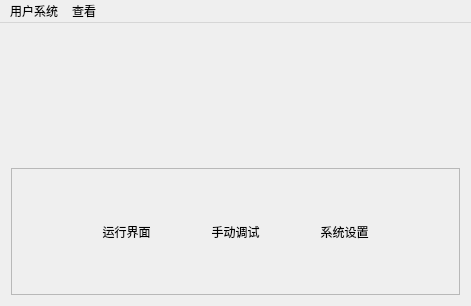
<?xml version="1.0" encoding="UTF-8"?>
<ui version="4.0">
 <class>MainWindow</class>
 <widget class="QMainWindow" name="MainWindow">
  <property name="geometry">
   <rect>
    <x>0</x>
    <y>0</y>
    <width>471</width>
    <height>306</height>
   </rect>
  </property>
  <property name="windowTitle">
   <string>MainWindow</string>
  </property>
  <property name="windowIcon">
   <iconset resource="res.qrc">
    <normaloff>:/image/Chart/logo2.ico</normaloff>:/image/Chart/logo2.ico</iconset>
  </property>
  <property name="styleSheet">
   <string notr="true"/>
  </property>
  <widget class="QWidget" name="centralWidget">
   <layout class="QVBoxLayout" name="verticalLayout_2">
    <item>
     <layout class="QVBoxLayout" name="verticalLayout">
      <item>
       <widget class="QLabel" name="label">
        <property name="styleSheet">
         <string notr="true">image: url(:/image/Chart/gdoulogo.png);</string>
        </property>
        <property name="text">
         <string/>
        </property>
       </widget>
      </item>
      <item>
       <widget class="QFrame" name="frame">
        <property name="frameShape">
         <enum>QFrame::StyledPanel</enum>
        </property>
        <property name="frameShadow">
         <enum>QFrame::Raised</enum>
        </property>
        <property name="lineWidth">
         <number>0</number>
        </property>
        <layout class="QHBoxLayout" name="horizontalLayout_2">
         <property name="spacing">
          <number>10</number>
         </property>
         <item>
          <layout class="QHBoxLayout" name="horizontalLayout" stretch="0,0,0,0,0,0,0">
           <item>
            <spacer name="horizontalSpacer">
             <property name="orientation">
              <enum>Qt::Horizontal</enum>
             </property>
             <property name="sizeHint" stdset="0">
              <size>
               <width>71</width>
               <height>20</height>
              </size>
             </property>
            </spacer>
           </item>
           <item>
            <widget class="QToolButton" name="tb_yunxing">
             <property name="font">
              <font>
               <family>DejaVu Sans Mono</family>
              </font>
             </property>
             <property name="focusPolicy">
              <enum>Qt::NoFocus</enum>
             </property>
             <property name="styleSheet">
              <string notr="true">background-color:rgba(0,0,0,0);border-style:none;</string>
             </property>
             <property name="text">
              <string>运行界面</string>
             </property>
             <property name="icon">
              <iconset resource="res.qrc">
               <normaloff>:/image/Chart/pc.png</normaloff>:/image/Chart/pc.png</iconset>
             </property>
             <property name="iconSize">
              <size>
               <width>64</width>
               <height>64</height>
              </size>
             </property>
             <property name="toolButtonStyle">
              <enum>Qt::ToolButtonTextBesideIcon</enum>
             </property>
            </widget>
           </item>
           <item>
            <spacer name="horizontalSpacer_3">
             <property name="orientation">
              <enum>Qt::Horizontal</enum>
             </property>
             <property name="sizeHint" stdset="0">
              <size>
               <width>20</width>
               <height>20</height>
              </size>
             </property>
            </spacer>
           </item>
           <item>
            <widget class="QToolButton" name="tb_manually_debug">
             <property name="font">
              <font>
               <family>DejaVu Sans Mono</family>
              </font>
             </property>
             <property name="focusPolicy">
              <enum>Qt::NoFocus</enum>
             </property>
             <property name="styleSheet">
              <string notr="true">background-color:rgba(0,0,0,0);border-style:none;
</string>
             </property>
             <property name="text">
              <string>手动调试</string>
             </property>
             <property name="icon">
              <iconset resource="res.qrc">
               <normaloff>:/image/Chart/tiaoshi.png</normaloff>:/image/Chart/tiaoshi.png</iconset>
             </property>
             <property name="iconSize">
              <size>
               <width>64</width>
               <height>64</height>
              </size>
             </property>
             <property name="toolButtonStyle">
              <enum>Qt::ToolButtonTextBesideIcon</enum>
             </property>
            </widget>
           </item>
           <item>
            <spacer name="horizontalSpacer_4">
             <property name="orientation">
              <enum>Qt::Horizontal</enum>
             </property>
             <property name="sizeHint" stdset="0">
              <size>
               <width>20</width>
               <height>20</height>
              </size>
             </property>
            </spacer>
           </item>
           <item>
            <widget class="QToolButton" name="tb_set">
             <property name="font">
              <font>
               <family>DejaVu Sans Mono</family>
              </font>
             </property>
             <property name="focusPolicy">
              <enum>Qt::NoFocus</enum>
             </property>
             <property name="styleSheet">
              <string notr="true">background-color:rgba(0,0,0,0);border-style:none;</string>
             </property>
             <property name="text">
              <string>系统设置</string>
             </property>
             <property name="icon">
              <iconset resource="res.qrc">
               <normaloff>:/image/Chart/setting.png</normaloff>:/image/Chart/setting.png</iconset>
             </property>
             <property name="iconSize">
              <size>
               <width>64</width>
               <height>64</height>
              </size>
             </property>
             <property name="toolButtonStyle">
              <enum>Qt::ToolButtonTextBesideIcon</enum>
             </property>
            </widget>
           </item>
           <item>
            <spacer name="horizontalSpacer_2">
             <property name="orientation">
              <enum>Qt::Horizontal</enum>
             </property>
             <property name="sizeHint" stdset="0">
              <size>
               <width>71</width>
               <height>20</height>
              </size>
             </property>
            </spacer>
           </item>
          </layout>
         </item>
        </layout>
       </widget>
      </item>
     </layout>
    </item>
   </layout>
  </widget>
  <widget class="QMenuBar" name="menuBar">
   <property name="geometry">
    <rect>
     <x>0</x>
     <y>0</y>
     <width>471</width>
     <height>23</height>
    </rect>
   </property>
   <property name="defaultUp">
    <bool>false</bool>
   </property>
   <property name="nativeMenuBar">
    <bool>true</bool>
   </property>
   <widget class="QMenu" name="menu">
    <property name="title">
     <string>用户系统</string>
    </property>
    <addaction name="actionLog"/>
    <addaction name="actionDs"/>
    <addaction name="actionAa"/>
    <addaction name="separator"/>
    <addaction name="actionYu"/>
   </widget>
   <widget class="QMenu" name="menu_2">
    <property name="title">
     <string>查看</string>
    </property>
    <addaction name="actionSd"/>
   </widget>
   <addaction name="menu"/>
   <addaction name="menu_2"/>
  </widget>
  <action name="actionLog">
   <property name="text">
    <string>登录</string>
   </property>
  </action>
  <action name="actionDs">
   <property name="text">
    <string>更改密码</string>
   </property>
  </action>
  <action name="actionYu">
   <property name="text">
    <string>退出</string>
   </property>
  </action>
  <action name="actionSd">
   <property name="text">
    <string>信息</string>
   </property>
  </action>
  <action name="actionAa">
   <property name="text">
    <string>注销</string>
   </property>
  </action>
 </widget>
 <layoutdefault spacing="6" margin="11"/>
 <resources>
  <include location="res.qrc"/>
 </resources>
 <connections/>
</ui>
